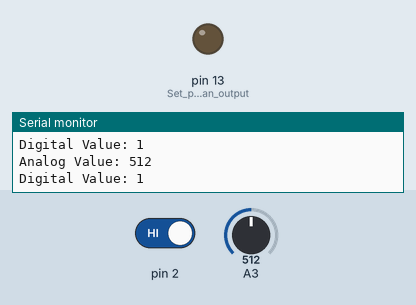
A sketch run on a simulated Arduino Uno, built with avr-gcc and run on an emulated ATmega328P. Parts: output pins drawn as LEDs (lit = HIGH), the last lines printed to the serial monitor. The inputs (shaded band) are chosen by the test bench; at power-on: pin 2 HIGH, A3 = 512.

Above: at 1.8 s.
1.9 s: pin 2 driven LOW
At 3.2 s:
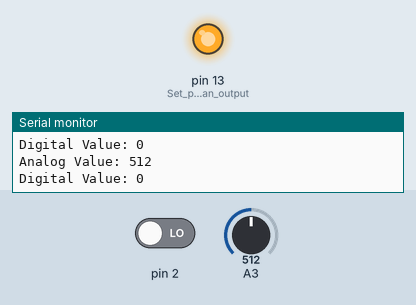
3.5 s: pin 2 driven HIGH
At 5.0 s:
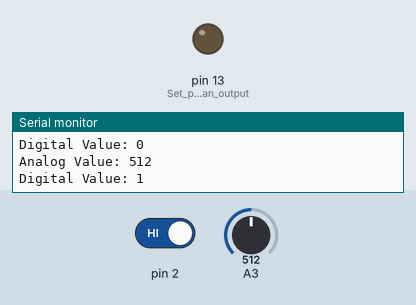
Timing chart, 0 to 6.5 s (numbered marks = the images above; inputs shaded):
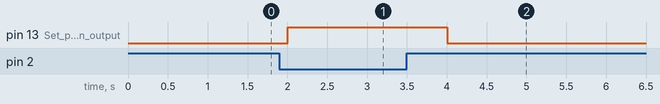

Measured:
- after the input at 1.9 s, pin 13 (Set_pin_13_as_an_output): LOW → HIGH after 0.10 s
- after the input at 3.5 s, pin 13 (Set_pin_13_as_an_output): HIGH → LOW after 0.50 s

The sketch:

smoke_code.ino
```cpp
int sensorValue; // Variable to store analog sensor value
int digitalValue; // Variable to store digital sensor value
void setup()
{
  // put your setup code here, to run once:
  Serial.begin(9600); // Initialize serial communication at 9600 baud rate
  pinMode(13, OUTPUT); // Set pin 13 as an output (for LED indication)
  pinMode(3, INPUT); // Set pin 3 as an input (for digital output from the sensor)
}

void loop()
 {
  // put your main code here, to run repeatedly:
sensorValue = analogRead(A3);

  // Read digital value from the sensor
  digitalValue = digitalRead(2);

  // Print sensor values to the serial monitor
  Serial.print("Analog Value: ");
  Serial.println(sensorValue);
  Serial.print("Digital Value: ");
  Serial.println(digitalValue);

  // If gas concentration exceeds a threshold, turn on an LED (connected to pin 13)
  if (digitalValue == LOW)
   {
    digitalWrite(13, HIGH); // Turn on the LED
  }
  else
   {
    digitalWrite(13, LOW); // Turn off the LED
  }

  delay(1000); // Delay for 1 second before reading again
}
```
